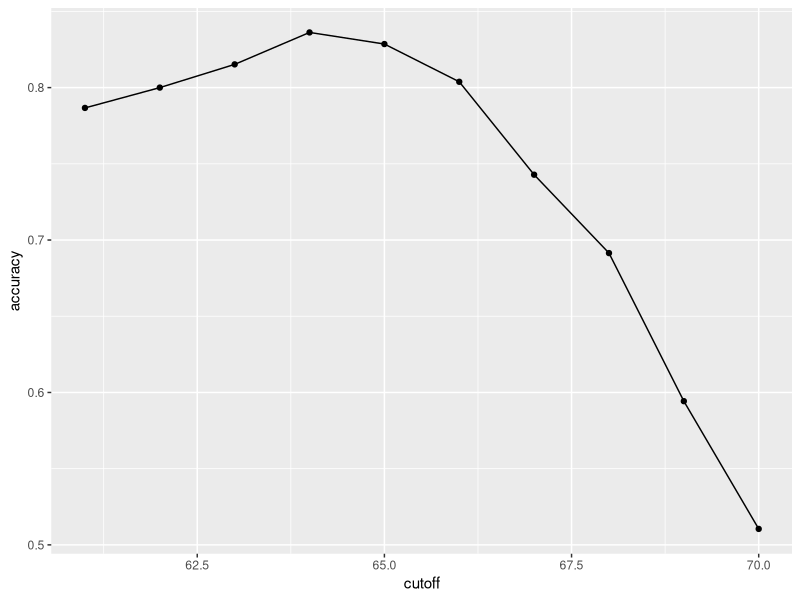
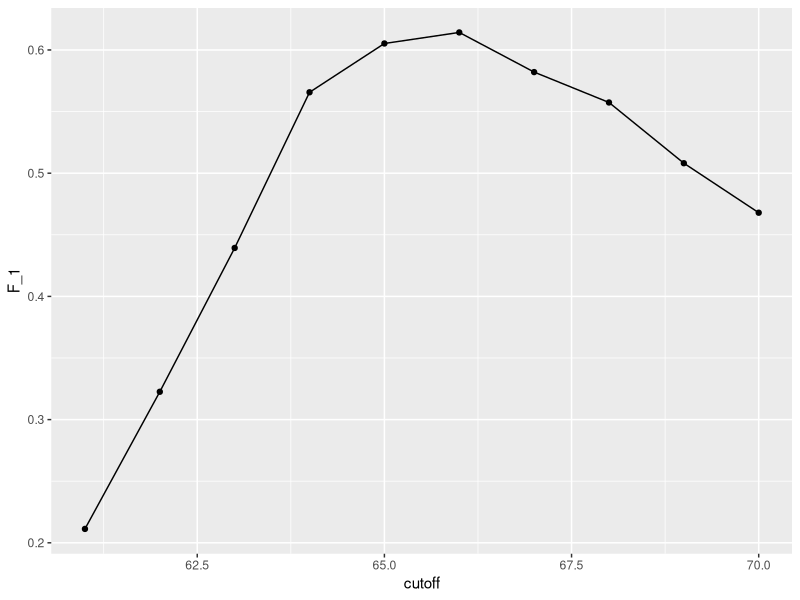
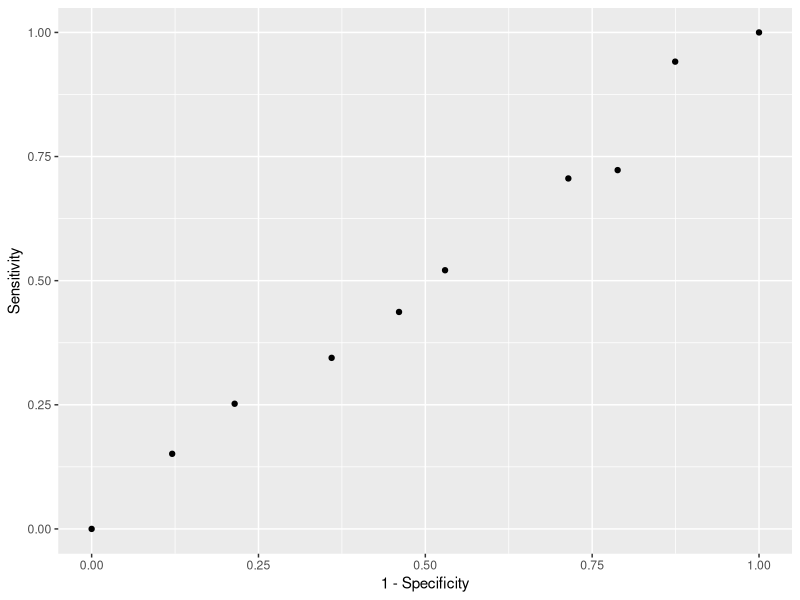
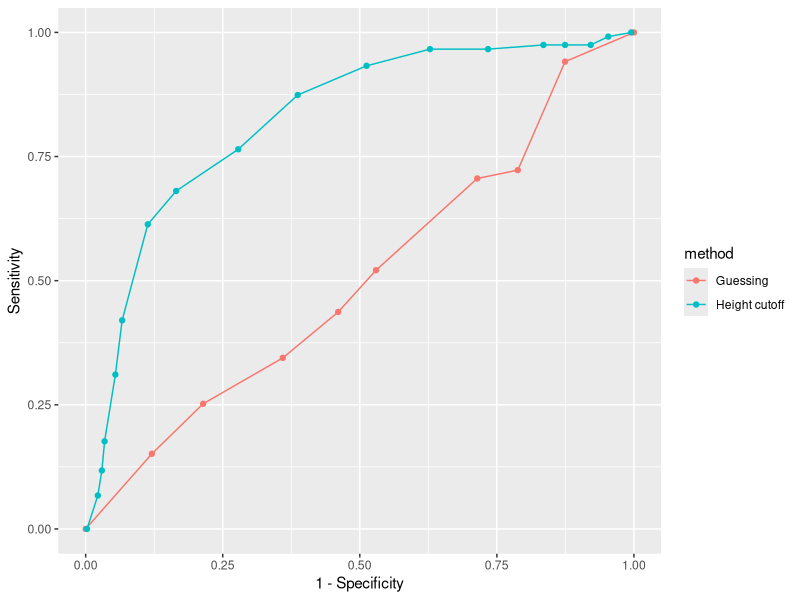
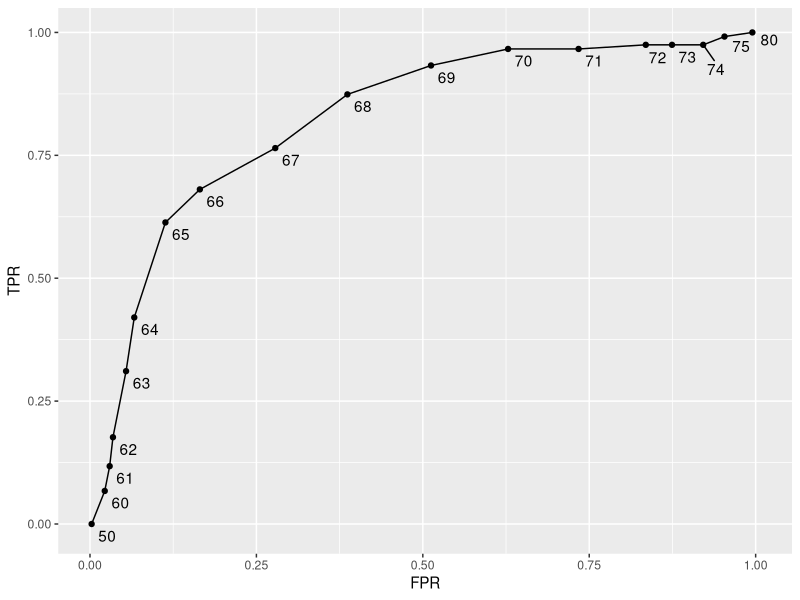
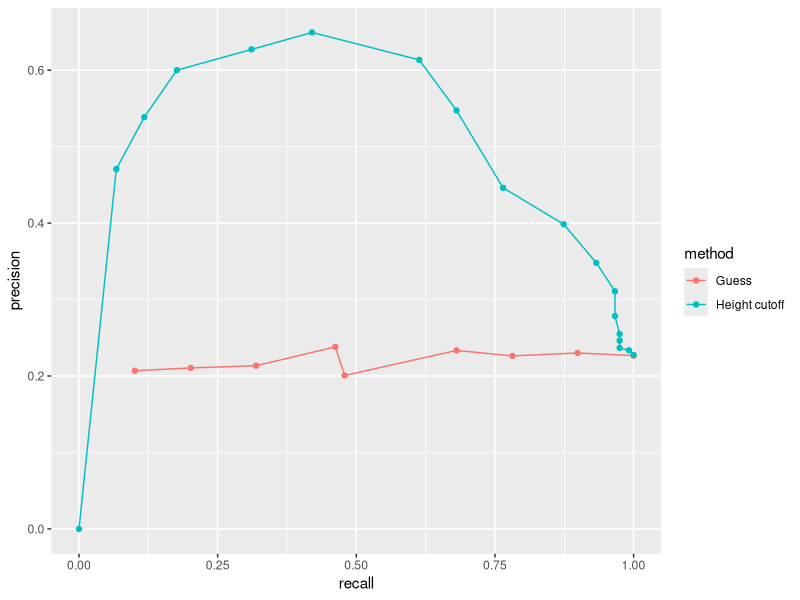
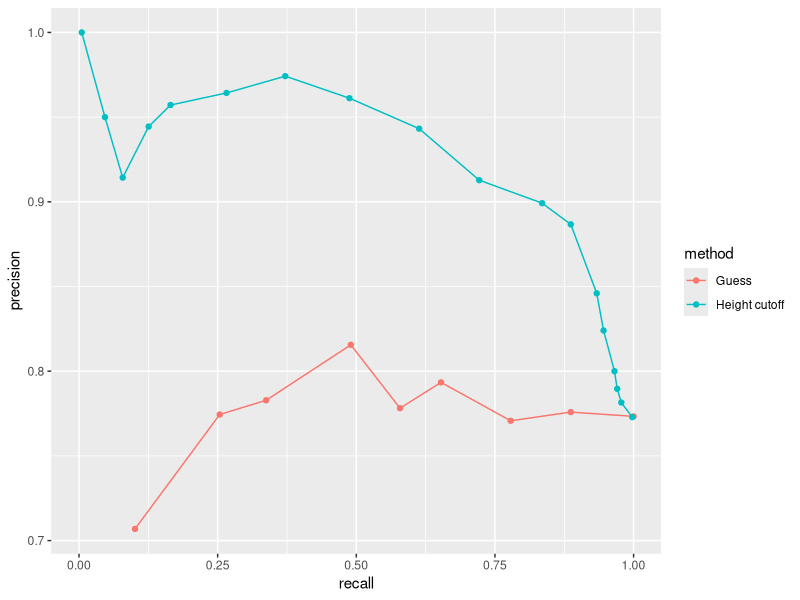

The R script that drew these images, in order:
library(tidyverse)
library(caret)
library(dslabs)
data(heights)

# define the outcome and predictors
y <- heights$sex
x <- heights$height

# =================================
# TRAIN x TEST SETS
# =================================

# generate training and test sets
set.seed(2, sample.kind = "Rounding") # if using R 3.5 or earlier, remove the sample.kind argument
test_index <- createDataPartition(y, times = 1, p = 0.5, list = FALSE)
test_set <- heights[test_index, ]
train_set <- heights[-test_index, ]

# =================================
# MODEL #1 -> GUESS
# =================================

# guess the outcome randomly
y_hat <- sample(c("Male", "Female"), length(test_index), replace = TRUE) %>% 
  factor(levels = levels(test_set$sex)) # transform strings into factors (categorical vars in R for ML)

# =================================
# MODEL #1 - OVERALL ACC
# =================================

# compute accuracy
mean(y_hat == test_set$sex)

# explore data and see avg height for men and women
heights %>% group_by(sex) %>% summarize(mean(height), sd(height), )

# =================================
# MODEL #2 -> CUT OFF
# =================================

# guess male if height within 2 std from the eman of male
y_hat <- ifelse(x > 62, "Male", "Female") %>% factor(levels = levels(test_set$sex))
mean(y == y_hat)

# examine the accuracy of 10 cutoffs
cutoff <- seq(61, 70)
accuracy <- map_dbl(cutoff, function(x){
  y_hat <- ifelse(train_set$height > x, "Male", "Female") %>% 
    factor(levels = levels(test_set$sex))
  mean(y_hat == train_set$sex)
})
data.frame(cutoff, accuracy) %>% 
  ggplot(aes(cutoff, accuracy)) + 
  geom_point() + 
  geom_line() 
max(accuracy)

best_cutoff <- cutoff[which.max(accuracy)]
best_cutoff

# =================================
# MODEL #2 - OVERALL ACC
# =================================

y_hat <- ifelse(test_set$height > best_cutoff, "Male", "Female") %>% 
  factor(levels = levels(test_set$sex))
# y_hat <- factor(y_hat)
mean(y_hat == test_set$sex)

# =================================
# CONFUSION MATRIX
# =================================

# tabulate each combination of prediction and actual value
table(predicted = y_hat, actual = test_set$sex)
test_set %>% 
  mutate(y_hat = y_hat) %>%
  group_by(sex) %>% 
  summarize(accuracy = mean(y_hat == sex))
prev <- mean(y == "Male")

confusionMatrix(data = y_hat, reference = test_set$sex)

# =================================
# F1 score
# =================================

# maximize F-score
cutoff <- seq(61, 70)
F_1 <- map_dbl(cutoff, function(x){
  y_hat <- ifelse(train_set$height > x, "Male", "Female") %>% 
    factor(levels = levels(test_set$sex))
  F_meas(data = y_hat, reference = factor(train_set$sex))
})

data.frame(cutoff, F_1) %>% 
  ggplot(aes(cutoff, F_1)) + 
  geom_point() + 
  geom_line()

max(F_1)

best_cutoff <- cutoff[which.max(F_1)]
best_cutoff

y_hat <- ifelse(test_set$height > best_cutoff, "Male", "Female") %>% 
  factor(levels = levels(test_set$sex))
sensitivity(data = y_hat, reference = test_set$sex)
specificity(data = y_hat, reference = test_set$sex)

# ==================================================================
# MODEL #1 -> GUESS W/ HIGHER PROB TO GUESS MALE
# ==================================================================

p <- 0.9
n <- length(test_index)
y_hat <- sample(c("Male", "Female"), n, replace = TRUE, prob=c(p, 1-p)) %>% 
  factor(levels = levels(test_set$sex))
mean(y_hat == test_set$sex)

# ROC curve
probs <- seq(0, 1, length.out = 10)
guessing <- map_df(probs, function(p){
  y_hat <- 
    sample(c("Male", "Female"), n, replace = TRUE, prob=c(p, 1-p)) %>% 
    factor(levels = c("Female", "Male"))
  list(method = "Guessing",
       FPR = 1 - specificity(y_hat, test_set$sex),
       TPR = sensitivity(y_hat, test_set$sex))
})
guessing %>% qplot(FPR, TPR, data =., xlab = "1 - Specificity", ylab = "Sensitivity")

cutoffs <- c(50, seq(60, 75), 80)
height_cutoff <- map_df(cutoffs, function(x){
  y_hat <- ifelse(test_set$height > x, "Male", "Female") %>% 
    factor(levels = c("Female", "Male"))
   list(method = "Height cutoff",
        FPR = 1-specificity(y_hat, test_set$sex),
        TPR = sensitivity(y_hat, test_set$sex))
})

# plot both curves together
bind_rows(guessing, height_cutoff) %>%
  ggplot(aes(FPR, TPR, color = method)) +
  geom_line() +
  geom_point() +
  xlab("1 - Specificity") +
  ylab("Sensitivity")

library(ggrepel)

map_df(cutoffs, function(x){
  y_hat <- ifelse(test_set$height > x, "Male", "Female") %>% 
    factor(levels = c("Female", "Male"))
   list(method = "Height cutoff",
        cutoff = x, 
        FPR = 1-specificity(y_hat, test_set$sex),
        TPR = sensitivity(y_hat, test_set$sex))
}) %>%
  ggplot(aes(FPR, TPR, label = cutoff)) +
  geom_line() +
  geom_point() +
  geom_text_repel(nudge_x = 0.01, nudge_y = -0.01)

# plot precision against recall
guessing <- map_df(probs, function(p){
  y_hat <- sample(c("Male", "Female"), length(test_index), 
                  replace = TRUE, prob=c(p, 1-p)) %>% 
    factor(levels = c("Female", "Male"))
  list(method = "Guess",
    recall = sensitivity(y_hat, test_set$sex),
    precision = precision(y_hat, test_set$sex))
})

height_cutoff <- map_df(cutoffs, function(x){
  y_hat <- ifelse(test_set$height > x, "Male", "Female") %>% 
    factor(levels = c("Female", "Male"))
  list(method = "Height cutoff",
       recall = sensitivity(y_hat, test_set$sex),
    precision = precision(y_hat, test_set$sex))
})

bind_rows(guessing, height_cutoff) %>%
  ggplot(aes(recall, precision, color = method)) +
  geom_line() +
  geom_point()
guessing <- map_df(probs, function(p){
  y_hat <- sample(c("Male", "Female"), length(test_index), replace = TRUE, 
                  prob=c(p, 1-p)) %>% 
    factor(levels = c("Male", "Female"))
  list(method = "Guess",
    recall = sensitivity(y_hat, relevel(test_set$sex, "Male", "Female")),
    precision = precision(y_hat, relevel(test_set$sex, "Male", "Female")))
})

height_cutoff <- map_df(cutoffs, function(x){
  y_hat <- ifelse(test_set$height > x, "Male", "Female") %>% 
    factor(levels = c("Male", "Female"))
  list(method = "Height cutoff",
       recall = sensitivity(y_hat, relevel(test_set$sex, "Male", "Female")),
    precision = precision(y_hat, relevel(test_set$sex, "Male", "Female")))
})
bind_rows(guessing, height_cutoff) %>%
  ggplot(aes(recall, precision, color = method)) +
  geom_line() +
  geom_point()
